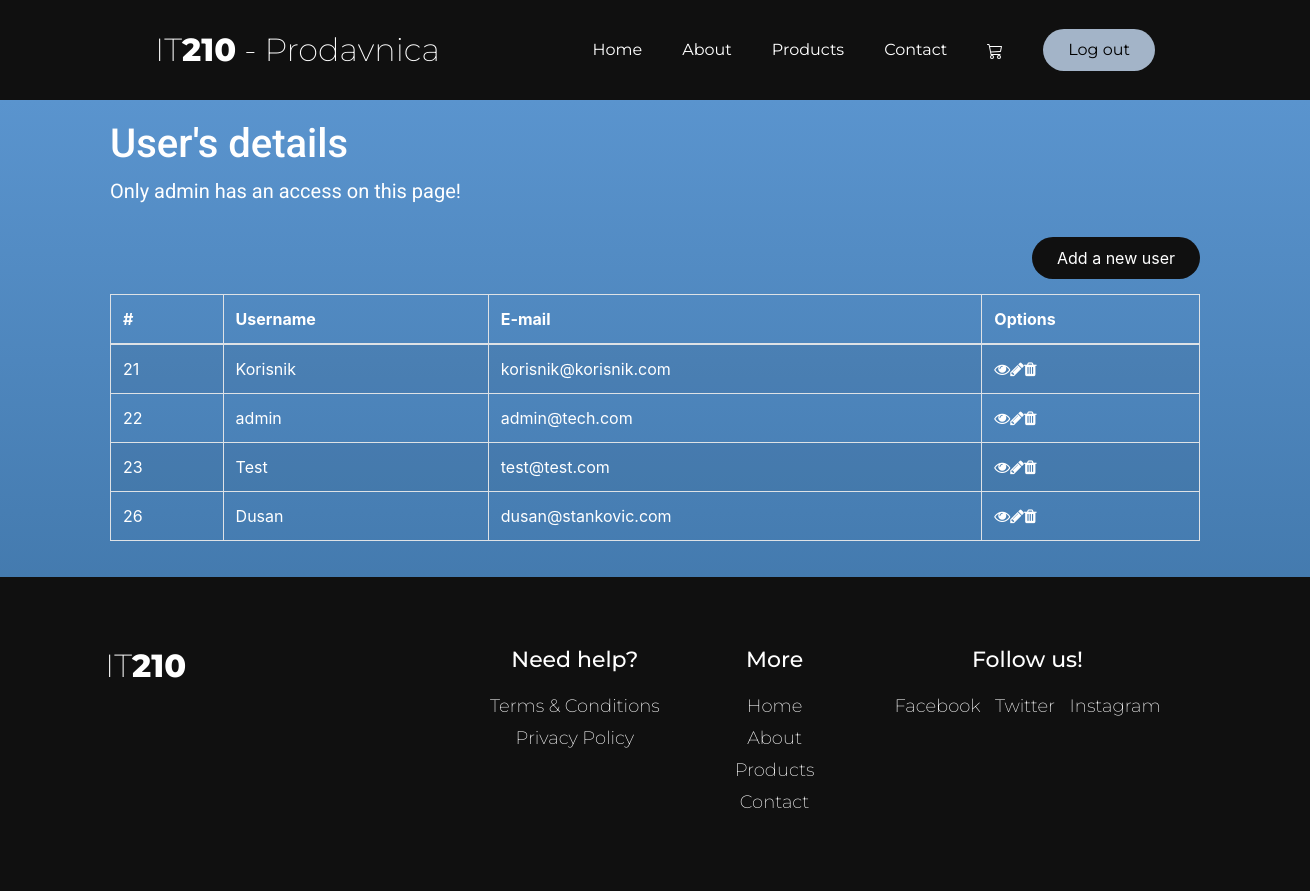
Screenshot of /projects/IT210/It210-PZ-DusanStankovic3611/details.php (signed in) with the database file from the repository.
### tables this page shows
CREATE TABLE `korisnici` (
                             `id` int(11) UNSIGNED NOT NULL,
                             `username` varchar(255) NOT NULL,
                             `email` text NOT NULL,
                             `password` varchar(255) NOT NULL,
                             `role_id` int(11) UNSIGNED NOT NULL
);

### projects/IT210/It210-PZ-DusanStankovic3611/details.php (the view, shortened to what this page needs)
<?php
require_once('header.php');
if(isset($_SESSION["role"]) && !empty($_SESSION["role"]) && $_SESSION['role'] === 1){
?>
<head>
</head>
<div class="wrapper">
    <div class="container">
        <div class="container-fluid">
            <div class="row">
                <div class="col-md-12">
                    <div class="page-header cleafix">
                        <h2>User's details</h2>
                        <p>Only admin has an access on this page!</p>
                            <a href="crud/create.php"><button class="button btn-read-more pull-right" type="button">Add a new user</button></a>
                    </div>
                    <?php
                    require_once ('dbutil/dbConnection.php');
                    $sql = "SELECT * FROM korisnici;";
                    if($result = mysqli_query($conn, $sql)){
                        if($stmt = mysqli_query($conn, $sql)){
                            if(mysqli_num_rows($stmt) > 0){?>
                                <table class="table table-bordered table-striped tabela">
                                    <thead>
                                    <tr>
                                        <th>#</th>
                                        <th>Username</th>
                                        <th>E-mail</th>
                                        <th>Options</th>
                                    </tr>
                                    </thead>
                                    <tbody>
                                    <?php
                                    while($row = mysqli_fetch_array($stmt)){
                                        echo "<tr>";
                                        echo "<td>" .$row['id'] . "</td>";
                                        echo  "<td><a class='red_anchor' href='order.php?id=" . $row['id'] ."'>" . $row['username'] . "</a></td>";
                                        echo "<td>" .$row['email'] . "</td>";
                                            echo "<td>";
                                            echo "<a href='crud/read.php?id=" . $row['id'] . "' title='View user' data-toggle='tooltip'><i class=\"fa fa-eye\" id='an_eye'></i></a>";
                                            echo "<a href='crud/updateAdmin.php?id=" . $row['id'] . "' title='Update user' data-toggle='tooltip'><i class=\"fa fa-pencil\"></i></a>";
                                            echo "<a href='crud/delete.php?id=" . $row['id'] . "' title='Delete user' data-toggle='tooltip' name='delete'><i class=\"fa fa-trash\"></i></a>";
                                            echo "</td>";
                                        echo "</tr>";
                                    }
                                    ?>
                                    </tbody>
                                </table>
                                <?php
                            } else {
                                echo "<h4><em>Database is empty!</em></h4>";
                            }
                        }
                    } else {
                        echo "<h4><em>ERROR</em></h4>";
                    }
                    ?>
                </div>
            </div>
        </div>
    </div>
</div>
</div>
    <?php
        require_once('footer.php');
} else {
    header("location: index.php" );
    exit();
}
    ?>
</body>
</html>

### projects/IT210/It210-PZ-DusanStankovic3611/style.css (style rules this page uses)
* { margin: 0; padding: 0; list-style: none; text-decoration: none !important; box-sizing: border-box; }
button { padding: 9px 25px; background-color: #A3B4C8; border: none; border-radius: 50px; cursor: pointer; transition: all 0.3s ease 0s; }
.wrapper { height: 100%; width: 1300px; margin: 0 auto; padding: 10px; position: relative; }
.container { height: 100%; width: 1150px; margin: 0 auto; padding: 10px; position: relative; }
h2 { font-size: 40px; font-family: 'Roboto'; color: white; }
p { font-size: 20px; font-family: 'Roboto'; color: white; }
.btn-read-more { margin: 15px auto; background-color: #101010; color: white; }

### projects/IT210/It210-PZ-DusanStankovic3611/details.php (style rules this page uses)
th { color: white; }
td { color: white; }
a { color: white; }

### rows the page displays
korisnici: id "21", username "Korisnik", email "korisnik@korisnik.com"
korisnici: id "22", username "admin", email "admin@tech.com"
korisnici: id "23", username "Test", email "test@test.com"
korisnici: id "26", username "Dusan", email "dusan@stankovic.com"
